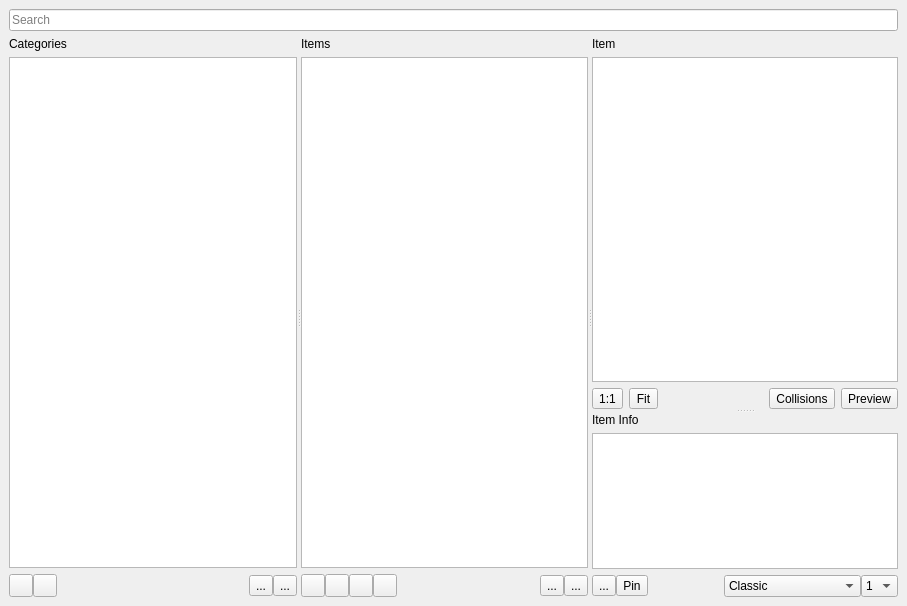
<?xml version="1.0" encoding="UTF-8"?>
<ui version="4.0">
 <class>Explorer</class>
 <widget class="QDockWidget" name="Explorer">
  <property name="geometry">
   <rect>
    <x>0</x>
    <y>0</y>
    <width>907</width>
    <height>606</height>
   </rect>
  </property>
  <property name="floating">
   <bool>false</bool>
  </property>
  <property name="features">
   <set>QDockWidget::DockWidgetFeature::DockWidgetClosable|QDockWidget::DockWidgetFeature::DockWidgetFloatable|QDockWidget::DockWidgetFeature::DockWidgetMovable</set>
  </property>
  <property name="windowTitle">
   <string>Explorer</string>
  </property>
  <widget class="QWidget" name="dockWidgetContents">
   <layout class="QVBoxLayout" name="verticalLayout_7">
    <item>
     <widget class="QLineEdit" name="SearchBar">
      <property name="inputMask">
       <string/>
      </property>
      <property name="placeholderText">
       <string>Search</string>
      </property>
      <property name="cursorMoveStyle">
       <enum>Qt::CursorMoveStyle::LogicalMoveStyle</enum>
      </property>
      <property name="clearButtonEnabled">
       <bool>true</bool>
      </property>
     </widget>
    </item>
    <item>
     <widget class="QSplitter" name="splitter_3">
      <property name="orientation">
       <enum>Qt::Orientation::Horizontal</enum>
      </property>
      <widget class="QSplitter" name="splitter">
       <property name="orientation">
        <enum>Qt::Orientation::Horizontal</enum>
       </property>
       <widget class="QWidget" name="CatsTab" native="true">
        <layout class="QVBoxLayout" name="verticalLayout_2">
         <property name="leftMargin">
          <number>0</number>
         </property>
         <property name="rightMargin">
          <number>0</number>
         </property>
         <item>
          <widget class="QLabel" name="LCategories">
           <property name="text">
            <string>Categories</string>
           </property>
          </widget>
         </item>
         <item>
          <widget class="QTreeWidget" name="Categories">
           <property name="editTriggers">
            <set>QAbstractItemView::EditTrigger::NoEditTriggers</set>
           </property>
           <property name="alternatingRowColors">
            <bool>true</bool>
           </property>
           <property name="selectionMode">
            <enum>QAbstractItemView::SelectionMode::ExtendedSelection</enum>
           </property>
           <attribute name="headerVisible">
            <bool>false</bool>
           </attribute>
           <column>
            <property name="text">
             <string notr="true">1</string>
            </property>
           </column>
          </widget>
         </item>
         <item>
          <layout class="QHBoxLayout" name="horizontalLayout">
           <property name="spacing">
            <number>0</number>
           </property>
           <item>
            <widget class="QToolButton" name="CatsAddCC">
             <property name="text">
              <string/>
             </property>
             <property name="icon">
              <iconset resource="../../../../resources/res.qrc">
               <normaloff>:/special/special/add_category.svg</normaloff>:/special/special/add_category.svg</iconset>
             </property>
             <property name="arrowType">
              <enum>Qt::ArrowType::NoArrow</enum>
             </property>
            </widget>
           </item>
           <item>
            <widget class="QToolButton" name="CatsRemoveCC">
             <property name="text">
              <string/>
             </property>
             <property name="icon">
              <iconset resource="../../../../resources/res.qrc">
               <normaloff>:/special/special/remove_category.svg</normaloff>:/special/special/remove_category.svg</iconset>
             </property>
            </widget>
           </item>
           <item>
            <spacer name="horizontalSpacer">
             <property name="orientation">
              <enum>Qt::Orientation::Horizontal</enum>
             </property>
             <property name="sizeHint" stdset="0">
              <size>
               <width>40</width>
               <height>20</height>
              </size>
             </property>
            </spacer>
           </item>
           <item>
            <widget class="QToolButton" name="CatPrev">
             <property name="text">
              <string>...</string>
             </property>
             <property name="icon">
              <iconset resource="../../../../resources/res.qrc">
               <normaloff>:/misc/misc/arrow_left.svg</normaloff>:/misc/misc/arrow_left.svg</iconset>
             </property>
             <property name="toolButtonStyle">
              <enum>Qt::ToolButtonStyle::ToolButtonIconOnly</enum>
             </property>
             <property name="autoRaise">
              <bool>false</bool>
             </property>
             <property name="arrowType">
              <enum>Qt::ArrowType::NoArrow</enum>
             </property>
            </widget>
           </item>
           <item>
            <widget class="QToolButton" name="CatNext">
             <property name="text">
              <string>...</string>
             </property>
             <property name="icon">
              <iconset resource="../../../../resources/res.qrc">
               <normaloff>:/misc/misc/arrow_right.svg</normaloff>:/misc/misc/arrow_right.svg</iconset>
             </property>
             <property name="arrowType">
              <enum>Qt::ArrowType::NoArrow</enum>
             </property>
            </widget>
           </item>
          </layout>
         </item>
        </layout>
       </widget>
       <widget class="QWidget" name="ItemsTab" native="true">
        <layout class="QVBoxLayout" name="verticalLayout_3">
         <property name="leftMargin">
          <number>0</number>
         </property>
         <property name="rightMargin">
          <number>0</number>
         </property>
         <item>
          <widget class="QLabel" name="LItems">
           <property name="text">
            <string>Items</string>
           </property>
          </widget>
         </item>
         <item>
          <widget class="QListWidget" name="Items">
           <property name="mouseTracking">
            <bool>true</bool>
           </property>
           <property name="autoFillBackground">
            <bool>true</bool>
           </property>
           <property name="editTriggers">
            <set>QAbstractItemView::EditTrigger::NoEditTriggers</set>
           </property>
           <property name="alternatingRowColors">
            <bool>true</bool>
           </property>
           <property name="resizeMode">
            <enum>QListView::ResizeMode::Fixed</enum>
           </property>
           <property name="layoutMode">
            <enum>QListView::LayoutMode::SinglePass</enum>
           </property>
           <property name="spacing">
            <number>10</number>
           </property>
           <property name="viewMode">
            <enum>QListView::ViewMode::IconMode</enum>
           </property>
          </widget>
         </item>
         <item>
          <layout class="QHBoxLayout" name="horizontalLayout_2">
           <property name="spacing">
            <number>0</number>
           </property>
           <item>
            <widget class="QToolButton" name="TilesListView">
             <property name="text">
              <string/>
             </property>
             <property name="icon">
              <iconset resource="../../../../resources/res.qrc">
               <normaloff>:/grids/grid/list.svg</normaloff>:/grids/grid/list.svg</iconset>
             </property>
             <property name="arrowType">
              <enum>Qt::ArrowType::NoArrow</enum>
             </property>
            </widget>
           </item>
           <item>
            <widget class="QToolButton" name="TilesGridViewBig">
             <property name="text">
              <string/>
             </property>
             <property name="icon">
              <iconset resource="../../../../resources/res.qrc">
               <normaloff>:/grids/grid/mediumgrid.svg</normaloff>:/grids/grid/mediumgrid.svg</iconset>
             </property>
            </widget>
           </item>
           <item>
            <widget class="QToolButton" name="TilesGridViewSmall">
             <property name="text">
              <string/>
             </property>
             <property name="icon">
              <iconset resource="../../../../resources/res.qrc">
               <normaloff>:/grids/grid/smallgrid.svg</normaloff>:/grids/grid/smallgrid.svg</iconset>
             </property>
            </widget>
           </item>
           <item>
            <widget class="QToolButton" name="TilesIconView">
             <property name="text">
              <string/>
             </property>
             <property name="icon">
              <iconset resource="../../../../resources/res.qrc">
               <normaloff>:/grids/grid/smallgrid2.svg</normaloff>:/grids/grid/smallgrid2.svg</iconset>
             </property>
            </widget>
           </item>
           <item>
            <spacer name="horizontalSpacer_2">
             <property name="orientation">
              <enum>Qt::Orientation::Horizontal</enum>
             </property>
             <property name="sizeHint" stdset="0">
              <size>
               <width>40</width>
               <height>20</height>
              </size>
             </property>
            </spacer>
           </item>
           <item>
            <widget class="QToolButton" name="TilePrev">
             <property name="text">
              <string>...</string>
             </property>
             <property name="icon">
              <iconset resource="../../../../resources/res.qrc">
               <normaloff>:/misc/misc/arrow_up.svg</normaloff>:/misc/misc/arrow_up.svg</iconset>
             </property>
             <property name="arrowType">
              <enum>Qt::ArrowType::NoArrow</enum>
             </property>
            </widget>
           </item>
           <item>
            <widget class="QToolButton" name="TileNext">
             <property name="text">
              <string>...</string>
             </property>
             <property name="icon">
              <iconset resource="../../../../resources/res.qrc">
               <normaloff>:/misc/misc/arrow_down.svg</normaloff>:/misc/misc/arrow_down.svg</iconset>
             </property>
             <property name="arrowType">
              <enum>Qt::ArrowType::NoArrow</enum>
             </property>
            </widget>
           </item>
          </layout>
         </item>
        </layout>
       </widget>
      </widget>
      <widget class="QSplitter" name="splitter_2">
       <property name="orientation">
        <enum>Qt::Orientation::Vertical</enum>
       </property>
       <widget class="QWidget" name="ItemTab" native="true">
        <layout class="QVBoxLayout" name="verticalLayout_4">
         <property name="leftMargin">
          <number>0</number>
         </property>
         <property name="rightMargin">
          <number>0</number>
         </property>
         <item>
          <widget class="QLabel" name="LItem">
           <property name="text">
            <string>Item</string>
           </property>
          </widget>
         </item>
         <item>
          <widget class="SimpleViewport" name="Preview">
           <property name="sizePolicy">
            <sizepolicy hsizetype="Preferred" vsizetype="Preferred">
             <horstretch>0</horstretch>
             <verstretch>1</verstretch>
            </sizepolicy>
           </property>
           <property name="mouseTracking">
            <bool>true</bool>
           </property>
          </widget>
         </item>
         <item>
          <layout class="QHBoxLayout" name="horizontalLayout_6">
           <item>
            <widget class="QToolButton" name="OnetoOne">
             <property name="text">
              <string>1:1</string>
             </property>
             <property name="arrowType">
              <enum>Qt::ArrowType::NoArrow</enum>
             </property>
            </widget>
           </item>
           <item>
            <widget class="QToolButton" name="FitInScreen">
             <property name="text">
              <string>Fit</string>
             </property>
             <property name="arrowType">
              <enum>Qt::ArrowType::NoArrow</enum>
             </property>
            </widget>
           </item>
           <item>
            <spacer name="horizontalSpacer_7">
             <property name="orientation">
              <enum>Qt::Orientation::Horizontal</enum>
             </property>
             <property name="sizeHint" stdset="0">
              <size>
               <width>40</width>
               <height>20</height>
              </size>
             </property>
            </spacer>
           </item>
           <item>
            <widget class="QToolButton" name="ToggleCollisions">
             <property name="text">
              <string>Collisions</string>
             </property>
             <property name="checkable">
              <bool>true</bool>
             </property>
             <property name="arrowType">
              <enum>Qt::ArrowType::NoArrow</enum>
             </property>
            </widget>
           </item>
           <item>
            <widget class="QToolButton" name="TogglePreview">
             <property name="text">
              <string>Preview</string>
             </property>
             <property name="checkable">
              <bool>true</bool>
             </property>
             <property name="arrowType">
              <enum>Qt::ArrowType::NoArrow</enum>
             </property>
            </widget>
           </item>
          </layout>
         </item>
        </layout>
       </widget>
       <widget class="QWidget" name="ItemInfo" native="true">
        <layout class="QVBoxLayout" name="verticalLayout_6">
         <property name="leftMargin">
          <number>0</number>
         </property>
         <property name="rightMargin">
          <number>0</number>
         </property>
         <item>
          <widget class="QLabel" name="LItem_2">
           <property name="text">
            <string>Item Info</string>
           </property>
          </widget>
         </item>
         <item>
          <widget class="QTableWidget" name="Properties">
           <property name="sizePolicy">
            <sizepolicy hsizetype="Preferred" vsizetype="Expanding">
             <horstretch>0</horstretch>
             <verstretch>0</verstretch>
            </sizepolicy>
           </property>
           <property name="sizeAdjustPolicy">
            <enum>QAbstractScrollArea::SizeAdjustPolicy::AdjustToContents</enum>
           </property>
           <property name="editTriggers">
            <set>QAbstractItemView::EditTrigger::NoEditTriggers</set>
           </property>
           <property name="alternatingRowColors">
            <bool>false</bool>
           </property>
           <property name="showGrid">
            <bool>false</bool>
           </property>
           <property name="gridStyle">
            <enum>Qt::PenStyle::NoPen</enum>
           </property>
           <property name="sortingEnabled">
            <bool>false</bool>
           </property>
           <property name="cornerButtonEnabled">
            <bool>true</bool>
           </property>
           <attribute name="horizontalHeaderVisible">
            <bool>false</bool>
           </attribute>
           <attribute name="horizontalHeaderHighlightSections">
            <bool>true</bool>
           </attribute>
           <attribute name="verticalHeaderMinimumSectionSize">
            <number>20</number>
           </attribute>
           <attribute name="verticalHeaderDefaultSectionSize">
            <number>20</number>
           </attribute>
           <attribute name="verticalHeaderHighlightSections">
            <bool>true</bool>
           </attribute>
           <column>
            <property name="text">
             <string>Value</string>
            </property>
           </column>
          </widget>
         </item>
         <item>
          <layout class="QHBoxLayout" name="horizontalLayout_9">
           <property name="spacing">
            <number>0</number>
           </property>
           <item>
            <widget class="QToolButton" name="Favourite">
             <property name="text">
              <string>...</string>
             </property>
             <property name="icon">
              <iconset resource="../../../../resources/res.qrc">
               <normaloff>:/special/special/add.svg</normaloff>:/special/special/add.svg</iconset>
             </property>
             <property name="arrowType">
              <enum>Qt::ArrowType::NoArrow</enum>
             </property>
            </widget>
           </item>
           <item>
            <widget class="QToolButton" name="Pin">
             <property name="text">
              <string>Pin</string>
             </property>
             <property name="icon">
              <iconset resource="../../../../resources/res.qrc">
               <normaloff>:/special/special/pin.svg</normaloff>:/special/special/pin.svg</iconset>
             </property>
             <property name="arrowType">
              <enum>Qt::ArrowType::NoArrow</enum>
             </property>
            </widget>
           </item>
           <item>
            <spacer name="horizontalSpacer_9">
             <property name="orientation">
              <enum>Qt::Orientation::Horizontal</enum>
             </property>
             <property name="sizeHint" stdset="0">
              <size>
               <width>40</width>
               <height>20</height>
              </size>
             </property>
            </spacer>
           </item>
           <item>
            <widget class="QComboBox" name="RenderOption">
             <item>
              <property name="text">
               <string>Classic</string>
              </property>
             </item>
             <item>
              <property name="text">
               <string>Tile image</string>
              </property>
             </item>
             <item>
              <property name="text">
               <string>Henry</string>
              </property>
             </item>
             <item>
              <property name="text">
               <string>Unrendered</string>
              </property>
             </item>
             <item>
              <property name="text">
               <string>Rendered (sun)</string>
              </property>
             </item>
             <item>
              <property name="text">
               <string>Rendered (shaded)</string>
              </property>
             </item>
             <item>
              <property name="text">
               <string>Rendered (rain)</string>
              </property>
             </item>
            </widget>
           </item>
           <item>
            <widget class="QComboBox" name="LayerBox">
             <item>
              <property name="text">
               <string>1</string>
              </property>
             </item>
             <item>
              <property name="text">
               <string>2</string>
              </property>
             </item>
             <item>
              <property name="text">
               <string>3</string>
              </property>
             </item>
            </widget>
           </item>
          </layout>
         </item>
        </layout>
       </widget>
      </widget>
     </widget>
    </item>
   </layout>
  </widget>
 </widget>
 <customwidgets>
  <customwidget>
   <class>SimpleViewport</class>
   <extends>QGraphicsView</extends>
   <header>RWESharpWidgets.h</header>
  </customwidget>
 </customwidgets>
 <resources>
  <include location="../../../../resources/res.qrc"/>
 </resources>
 <connections/>
</ui>
